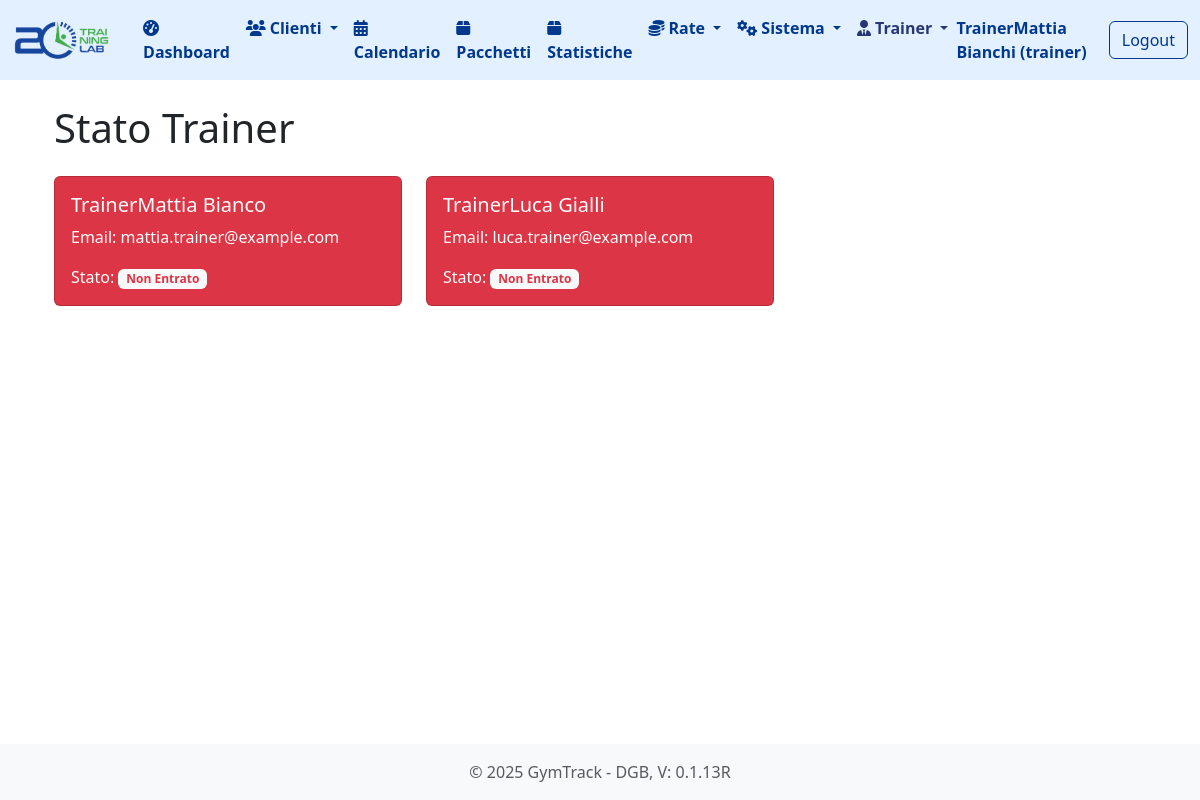
/trainer-status (signed in), run on the app's committed database.
### tables this page shows
CREATE TABLE trainer (
                id INTEGER PRIMARY KEY AUTOINCREMENT,
                nome TEXT NOT NULL,
                cognome TEXT NOT NULL,
                email TEXT UNIQUE NOT NULL,
                password TEXT NOT NULL,
                sede_id INTEGER NOT NULL,
                attivo BOOLEAN DEFAULT 1,
                data_creazione TIMESTAMP DEFAULT CURRENT_TIMESTAMP,
                FOREIGN KEY (sede_id) REFERENCES sede(id)
            );

### routes/trainers.py (the view, shortened to what this page needs)
@trainers_bp.route('/trainer-status')
@login_required
def trainer_status():
    user_role = session.get('user_role')
    user_email = session.get('user_email')
    sede_ids = []
    if user_role == 'sede':
        sede = db.get_sede_by_email(user_email)
        if sede:
            sede_ids.append(sede['id'])
    elif user_role == 'trainer':
        sede = db.get_sede_by_trainer_email(user_email)
        if sede:
            sede_ids.append(sede['id'])
    elif user_role == 'societa':
        societa = db.get_societa_by_email(user_email)
        if societa:
            sedi = db.get_sedi_by_societa(societa['id'])
            sede_ids.extend([sede['id'] for sede in sedi])
    elif user_role == 'area manager':
        societa = db.get_societa_by_area_manager_email(user_email)
        for company in societa:
            sedi = db.get_sedi_by_societa(company['id'])
            sede_ids.extend([sede['id'] for sede in sedi])
    sede_ids = [sede_id for sede_id in sede_ids if sede_id is not None]
    trainers = db.get_trainers_with_status(sede_ids)
    print(trainers)
    return render_template('trainer_status.html', trainers=trainers)

### app.py (called while the page is built)
@app.before_request
def setup():
    db.init_db()
    db.create_user_tables()
    g.hierarchy = db.build_hierarchy(session.get('user_role'), session.get('user_email'))

### database.py (called while the page is built, shortened)
def get_db_connection():
    conn = sqlite3.connect(DATABASE_PATH)
    conn.row_factory = sqlite3.Row
    return conn

def init_db():
    if os.path.exists(DATABASE_PATH):
        return

def get_franchisor(franchisor_id):
    conn = get_db_connection()
    franchisor = conn.execute('SELECT * FROM franchisor WHERE id = ?', (franchisor_id,)).fetchone()
    conn.close()
    return franchisor

def get_area_managers_by_franchisor(franchisor_id):
    conn = get_db_connection()
    managers = conn.execute('SELECT * FROM area_manager WHERE franchisor_id = ?', (franchisor_id,)).fetchall()
    conn.close()
    return managers

def get_societa_by_area_manager(area_manager_id):
    conn = get_db_connection()
    societa = conn.execute('SELECT * FROM societa WHERE area_manager_id = ?', (area_manager_id,)).fetchall()
    conn.close()
    return societa

def get_sedi_by_societa(societa_id):
    conn = get_db_connection()
    sedi = conn.execute('SELECT * FROM sede WHERE societa_id = ?', (societa_id,)).fetchall()
    conn.close()
    return sedi

def get_trainers_by_sede(sede_id):
    conn = get_db_connection()
    try:
        trainers = conn.execute('SELECT * FROM trainer WHERE sede_id = ?', (sede_id,)).fetchall()
        return trainers
    finally:
        conn.close()

def get_sede_by_trainer_email(email):
    conn = get_db_connection()
    trainer = conn.execute('SELECT * FROM trainer WHERE email = ?', (email,)).fetchone()
    if trainer:
        sede = conn.execute('SELECT * FROM sede WHERE id = ?', (trainer['sede_id'],)).fetchone()
    else:
        sede = None
    conn.close()
    return sede

### utils/auth.py (called while the page is built)
def login_required(f):
    @wraps(f)
    def decorated_function(*args, **kwargs):
        if 'user_id' not in session:
            flash('Devi effettuare il login per accedere a questa pagina', 'danger')
            return redirect(url_for('auth.login'))
        return f(*args, **kwargs)
    return decorated_function

### templates/trainer_status.html (shortened to what this page needs)
{% extends "base.html" %}
{% block content %}
<div class="container">
    <h1 class="mt-4">Stato Trainer</h1>
    <div class="row mt-4">
        {% for trainer in trainers %}
        <div class="col-md-4 mb-4">
            <div class="card {% if trainer.stato == 'entra' %}bg-success text-white{% else %}bg-danger text-white{% endif %}">
                <div class="card-body">
                    <h5 class="card-title">{{ trainer.nome }} {{ trainer.cognome }}</h5>
                    <p class="card-text">Email: {{ trainer.email }}</p>
                    <p class="card-text">
                        Stato:
                        {% if trainer.stato == 'entra' %}
                            <span class="badge bg-light text-success">Entrato</span>
                        {% else %}
                            <span class="badge bg-light text-danger">Non Entrato</span>
                        {% endif %}
                    </p>
                </div>
            </div>
        </div>
        {% endfor %}
    </div>
</div>
{% endblock %}

### data on the page
trainer: nome "TrainerMattia", cognome "Bianco", email "mattia.trainer@example.com"
trainer: nome "TrainerLuca", cognome "Gialli", email "luca.trainer@example.com"

### other printed values
{{ session.user_name }} "TrainerMattia Bianchi"
{{ session.user_role }} "trainer"
